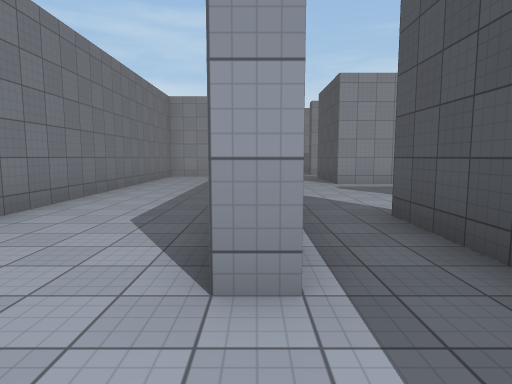
View 1 (above)

17 first-person views from a walk through a 3-D level made in the Unity game engine. The camera is 1.5 m above the floor, tilts 6° down and sees 75° across. The floor is counted in squares, 2 m on a side. Each view is taken from the middle of a square. On the plan, view 1 faces up. The plan holds only what a view shows up to about 11 squares ahead; the rest is blank. The place goes on beyond the plan. Some animated figures are left out. Surface patterns are stand-ins for the level's own textures.

View 2
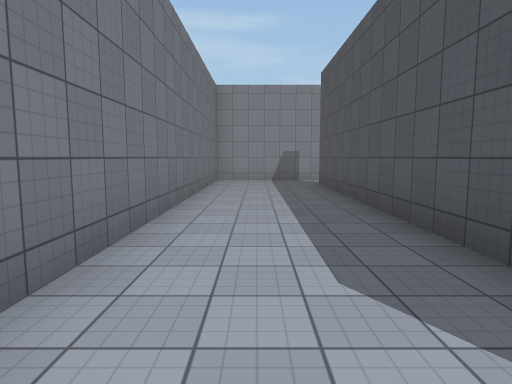

View 3
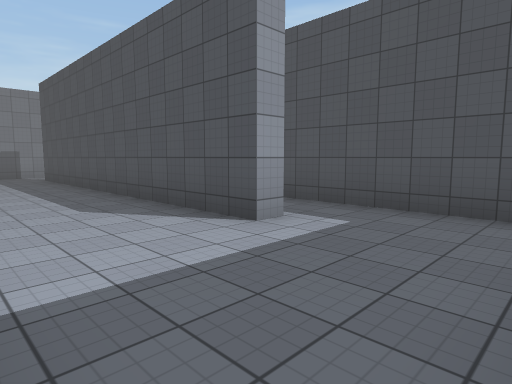

View 4
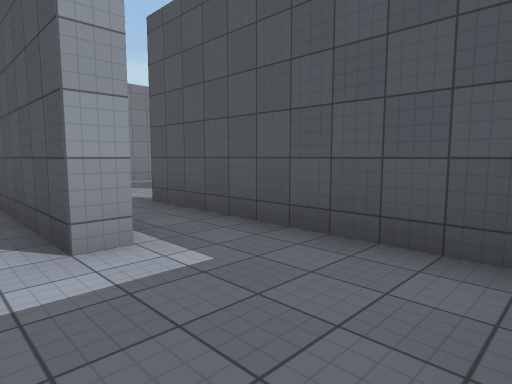

View 5
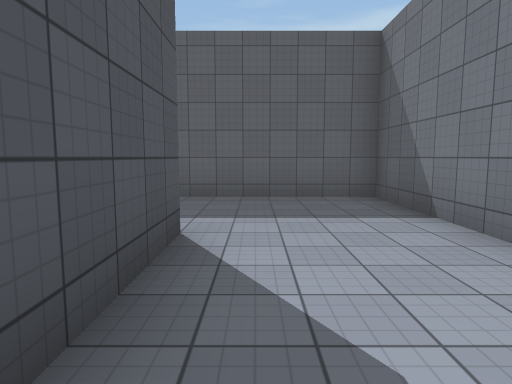

View 6
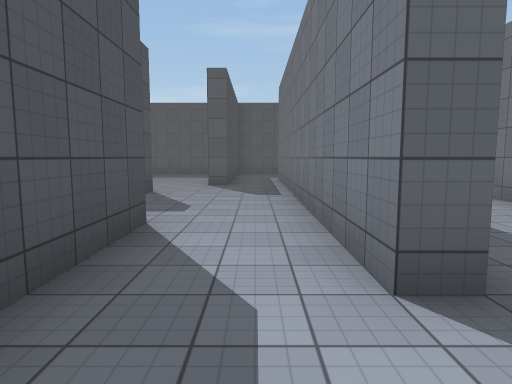

View 7
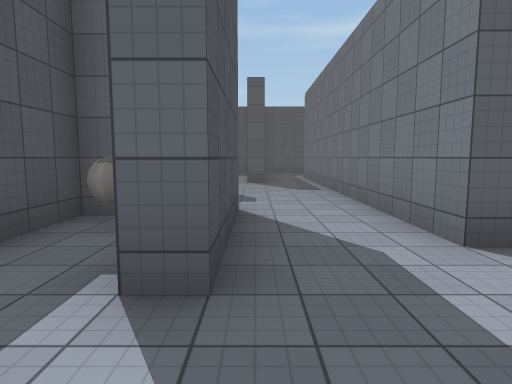

View 8
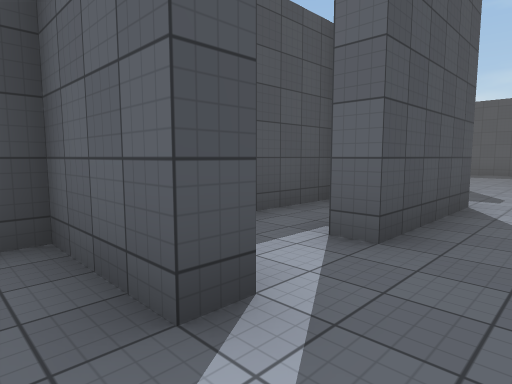

View 9
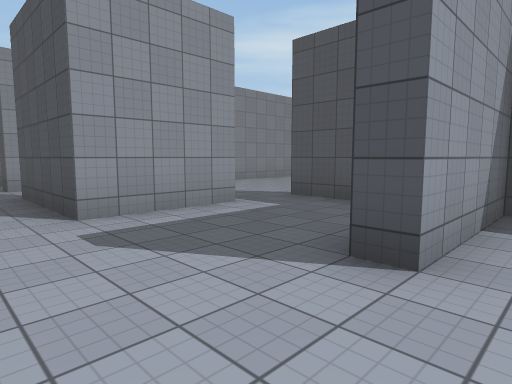

View 10
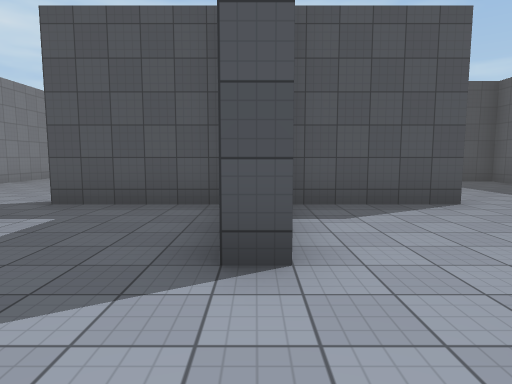

View 11
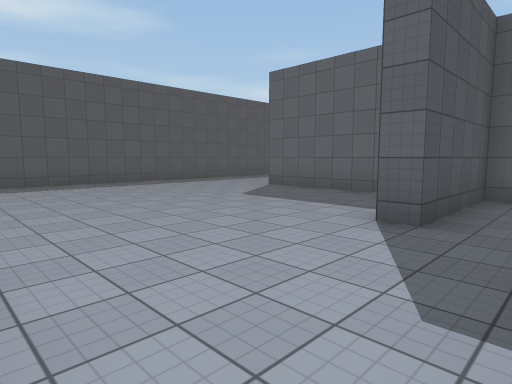

View 12
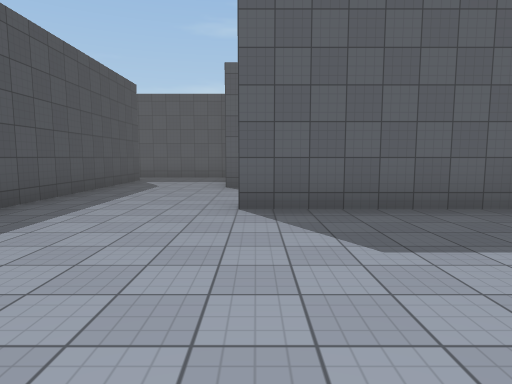

View 13
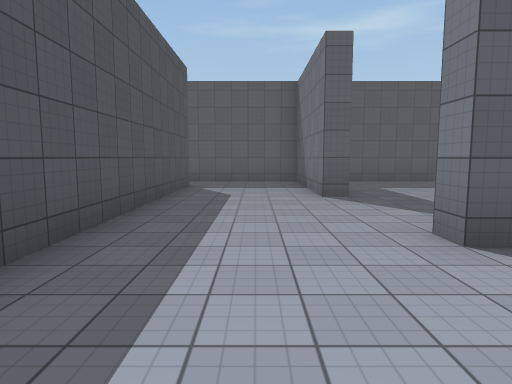

View 14
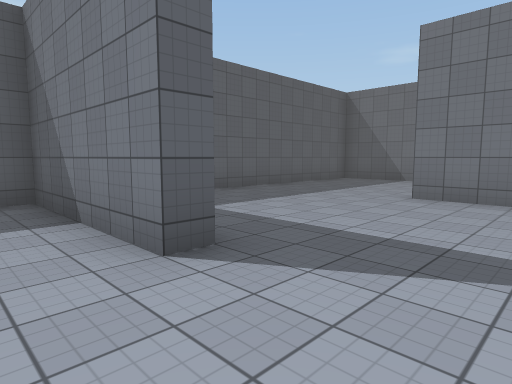

View 15
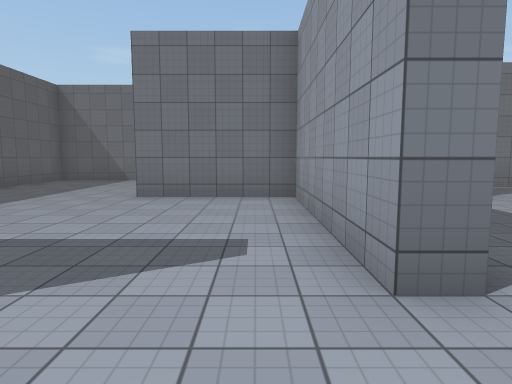

View 16
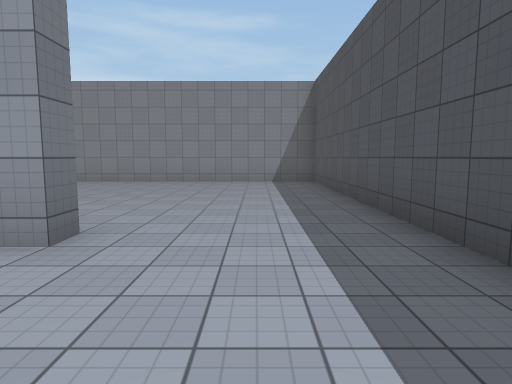

View 17
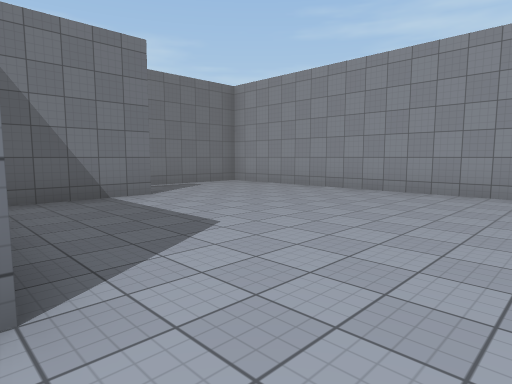

### Floor plan
Ten units are one square. View 1 is at (0, 0); x grows to the right and y downward. Boxes are objects, and circles mark ways between rooms. Rooms are numbered by the first view taken in them; rooms with no view inside come last. Other rooms are left out.
<svg viewBox="-37 -151 193 168">
<path fill="none" stroke="#000" d="M4 -17 -2 -17 -2 -113M18 8 18 -14M1 -127 -32 -127 -32 12 5 12M22 -138 22 -142 42 -142 42 -146M-2 -113 2 -113 2 -96M22 -91 22 -122 28 -122M33 -58 33 -62M62 -62 62 -92M2 -96 2 -21M18 -14 18 -43 22 -43M72 -62 113 -62 113 -58 68 -58 68 -28M111 -28 117 -28 117 12 151 12M62 -26 62 -58 33 -58M62 -92 68 -92 68 -69M147 -2 147 -133 48 -133 48 -114M22 -12 22 12 112 12 112 2"/>
<rect x="25" y="-115" width="20" height="20" fill="#bbb"><title>ball</title></rect>
<circle cx="0" cy="-120" r="3" fill="#2a7"/>
<circle cx="10" cy="-20" r="3" fill="#2a7"/>
<circle cx="10" cy="-105" r="3" fill="#2a7"/>
<circle cx="30" cy="-120" r="3" fill="#2a7"/>
<circle cx="37" cy="-40" r="3" fill="#2a7"/>
<circle cx="55" cy="-105" r="3" fill="#2a7"/>
<text x="-20" y="-50">1</text>
<text x="20" y="-130">2</text>
<text x="30" y="-70">3</text>
<text x="90" y="-50">4</text>
</svg>
Room 1 opens to room 2. Room 1 opens to room 3. Room 2 opens to room 3. Room 3 opens to room 4.

Where each view was taken, in squares from view 1:
view 1: 0 up, 0 right, facing up
view 2: 2 up, 2 left, facing up
view 3: 1 down, 3 left, facing up-right
view 4: 1 down, 1 left, facing up-right
view 5: 5 up, 1 left, facing down
view 6: 13 up, 1 right, facing down
view 7: 14 up, 2 right, facing down
view 8: 15 up, 1 right, facing down-right
view 9: 5 up, 1 right, facing up-right
view 10: 6 up, 1 right, facing right
view 11: 13 up, 5 right, facing down-right
view 12: 11 up, 11 right, facing down
view 13: 9 up, 13 right, facing down
view 14: 5 up, 13 right, facing down-left
view 15: 5 up, 13 right, facing left
view 16: 3 up, 13 right, facing up
view 17: 6 up, 13 right, facing up-left
